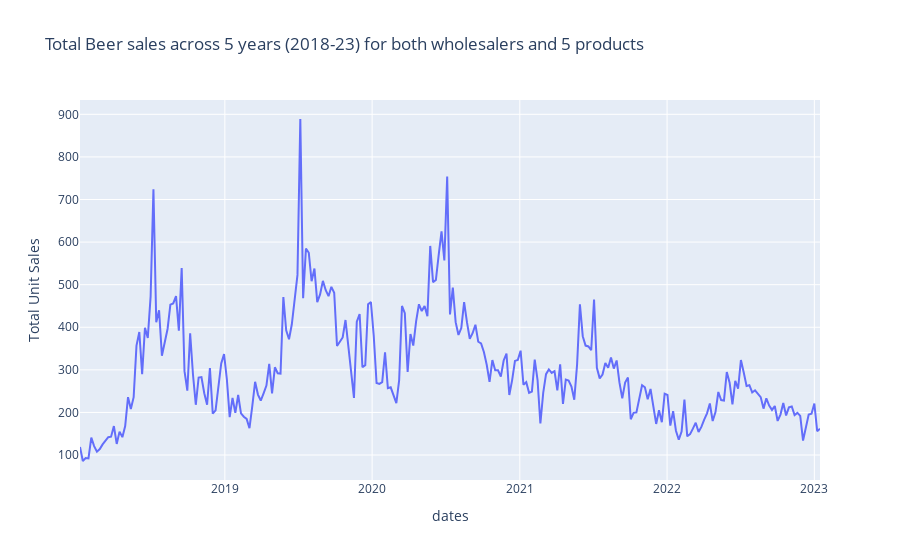
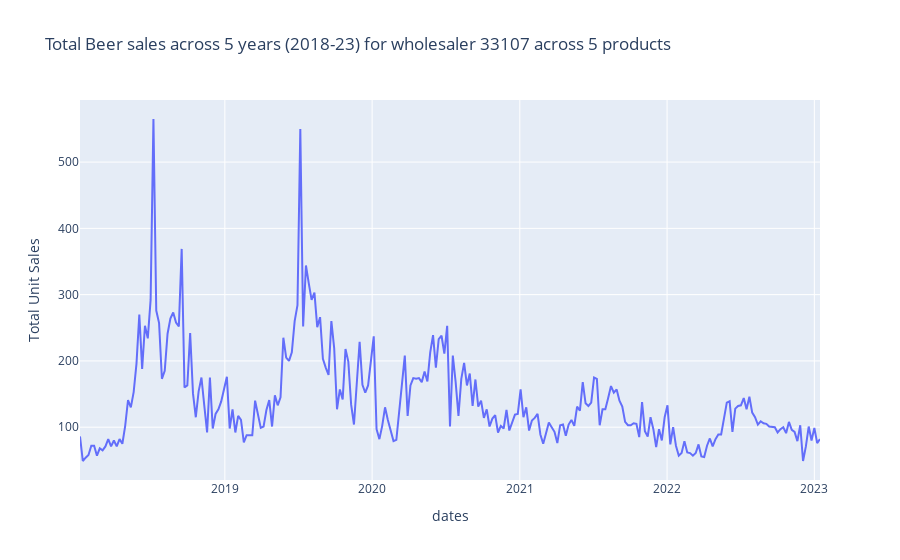
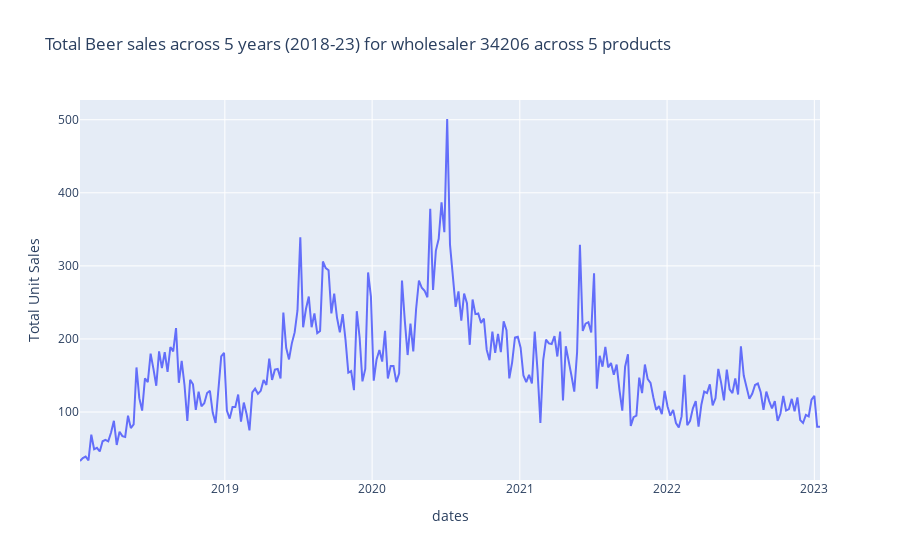
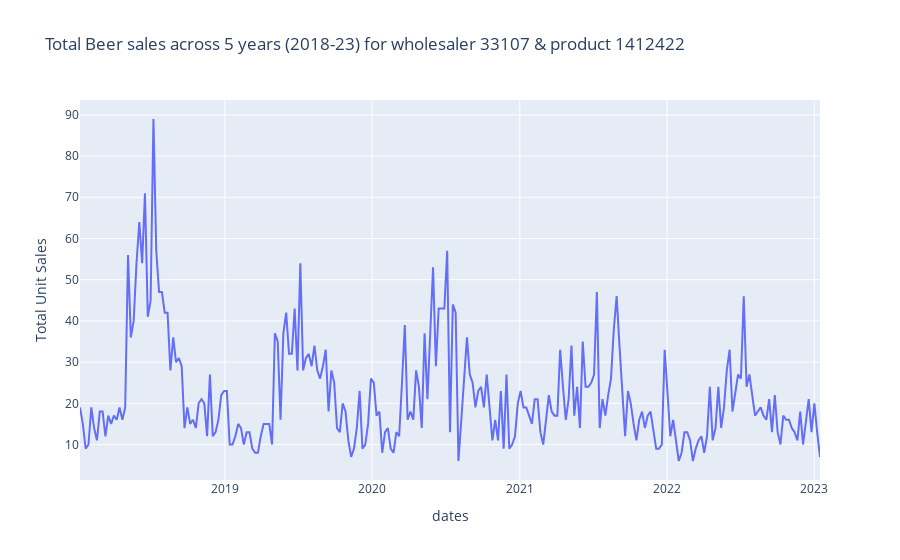

These figures' notebook cell, in order:
### Code cell
generate_eda_demand(df)

### Figure 1 — Plotly figure (JSON) as saved in the notebook; plotly's stock layout.template omitted (floating-point values rounded to 4 significant figures; data arrays with more than 128 entries replaced by an {"elided": "..."} marker saying what was removed)
{"data": [{"hovertemplate": "dates=%{x}<br>Total Unit Sales=%{y}<extra></extra>", "legendgroup": "", "line": {"color": "#636efa", "dash": "solid"}, "marker": {"symbol": "circle"}, "mode": "lines", "name": "", "orientation": "v", "showlegend": false, "type": "scatter", "x": {"elided": "263 str values"}, "xaxis": "x", "y": {"elided": "263 int values"}, "yaxis": "y"}], "layout": {"legend": {"tracegroupgap": 0}, "title": {"text": "Total Beer sales across 5 years (2018-23) for both wholesalers and 5 products"}, "xaxis": {"anchor": "y", "domain": [0, 1], "title": {"text": "dates"}}, "yaxis": {"anchor": "x", "domain": [0, 1], "title": {"text": "Total Unit Sales"}}}}

### Figure 2 — Plotly figure (JSON) as saved in the notebook; plotly's stock layout.template omitted (floating-point values rounded to 4 significant figures; data arrays with more than 128 entries replaced by an {"elided": "..."} marker saying what was removed)
{"data": [{"hovertemplate": "dates=%{x}<br>Total Unit Sales=%{y}<extra></extra>", "legendgroup": "", "line": {"color": "#636efa", "dash": "solid"}, "marker": {"symbol": "circle"}, "mode": "lines", "name": "", "orientation": "v", "showlegend": false, "type": "scatter", "x": {"elided": "263 str values"}, "xaxis": "x", "y": {"elided": "263 int values"}, "yaxis": "y"}], "layout": {"legend": {"tracegroupgap": 0}, "title": {"text": "Total Beer sales across 5 years (2018-23) for wholesaler 33107 across 5 products"}, "xaxis": {"anchor": "y", "domain": [0, 1], "title": {"text": "dates"}}, "yaxis": {"anchor": "x", "domain": [0, 1], "title": {"text": "Total Unit Sales"}}}}

### Figure 3 — Plotly figure (JSON) as saved in the notebook; plotly's stock layout.template omitted (floating-point values rounded to 4 significant figures; data arrays with more than 128 entries replaced by an {"elided": "..."} marker saying what was removed)
{"data": [{"hovertemplate": "dates=%{x}<br>Total Unit Sales=%{y}<extra></extra>", "legendgroup": "", "line": {"color": "#636efa", "dash": "solid"}, "marker": {"symbol": "circle"}, "mode": "lines", "name": "", "orientation": "v", "showlegend": false, "type": "scatter", "x": {"elided": "263 str values"}, "xaxis": "x", "y": {"elided": "263 int values"}, "yaxis": "y"}], "layout": {"legend": {"tracegroupgap": 0}, "title": {"text": "Total Beer sales across 5 years (2018-23) for wholesaler 34206 across 5 products"}, "xaxis": {"anchor": "y", "domain": [0, 1], "title": {"text": "dates"}}, "yaxis": {"anchor": "x", "domain": [0, 1], "title": {"text": "Total Unit Sales"}}}}

### Figure 4 — Plotly figure (JSON) as saved in the notebook; plotly's stock layout.template omitted (floating-point values rounded to 4 significant figures; data arrays with more than 128 entries replaced by an {"elided": "..."} marker saying what was removed)
{"data": [{"hovertemplate": "dates=%{x}<br>Total Unit Sales=%{y}<extra></extra>", "legendgroup": "", "line": {"color": "#636efa", "dash": "solid"}, "marker": {"symbol": "circle"}, "mode": "lines", "name": "", "orientation": "v", "showlegend": false, "type": "scatter", "x": {"elided": "262 str values"}, "xaxis": "x", "y": {"elided": "262 int values"}, "yaxis": "y"}], "layout": {"legend": {"tracegroupgap": 0}, "title": {"text": "Total Beer sales across 5 years (2018-23) for wholesaler 33107 & product 1412422"}, "xaxis": {"anchor": "y", "domain": [0, 1], "title": {"text": "dates"}}, "yaxis": {"anchor": "x", "domain": [0, 1], "title": {"text": "Total Unit Sales"}}}}
